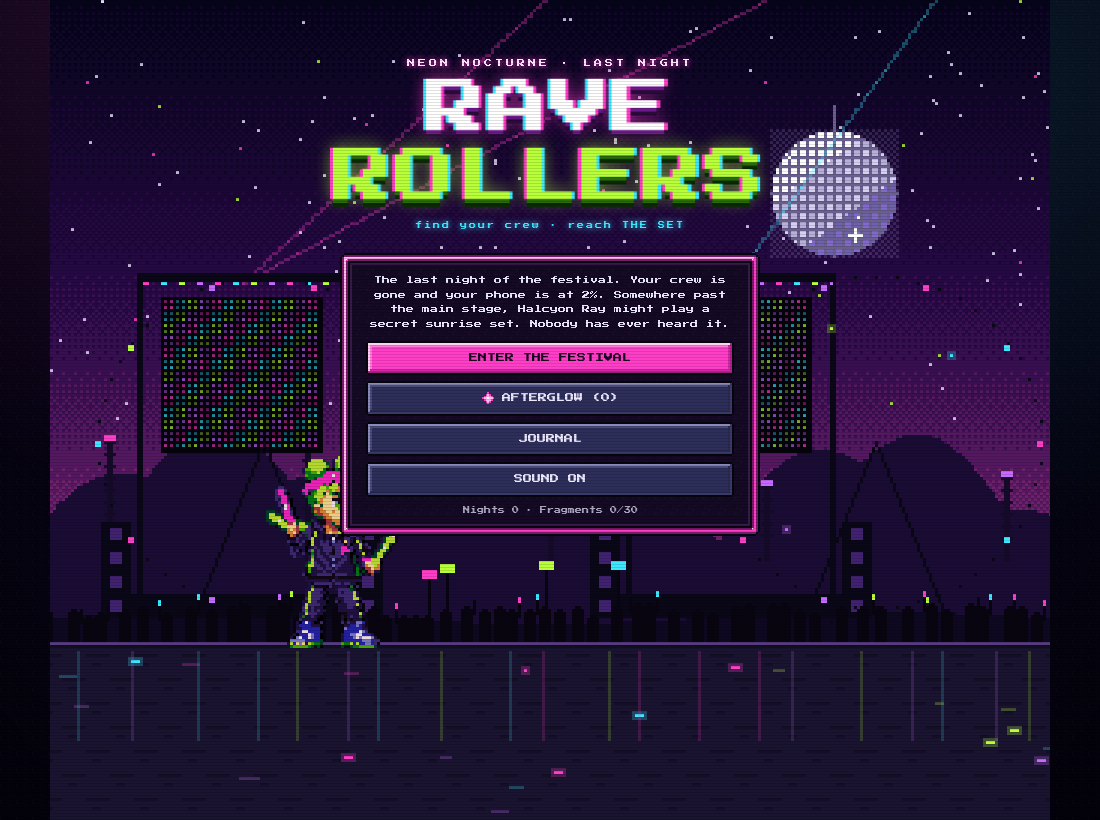
#> input picture shots/01-title.png, 1100 x 820 px
$ python hero_crops.py ../shots/01-title.png ../shots/02-hero-select.png
#> lines starting #> are read from the running program, lines starting #| are printed output that depends on the picture; after the words box and inside, x2 and y2 are one past the last pixel; in counts of white or black regions, pixels touching at a corner belong together
"""Step 1: segment refs/target-heroes.jpg into 12 clean per-cell cutouts (RGBA, bg removed).
Rows are found by background gaps; within a row each connected component is assigned to the cell
holding its centroid, so props that cross the third-lines (glowsticks, arrow, fan) don't bleed."""
import sys, json, numpy as np
from PIL import Image
from scipy import ndimage as nd
BG = np.array([6, 3, 21])
def crops(path):
#> called with path = '../shots/01-title.png'
    a = np.asarray(Image.open(path).convert('RGB')).astype(int)
    m = np.abs(a - BG).sum(2) > 40
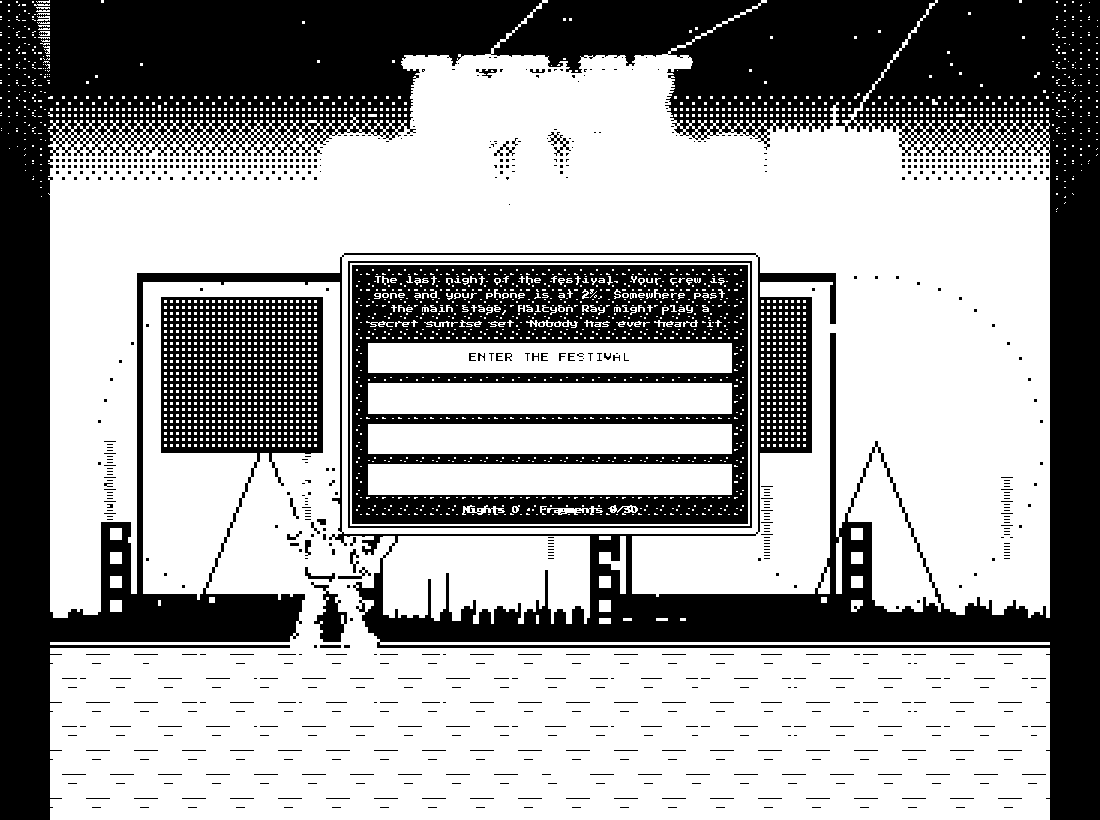
#> m: shape (820, 1100) bool; 62.8% white; 875 black regions (731 under 20 px), largest, box (x1, y1, x2, y2) and area: (0, 0, 1100, 820) 271091, (352, 265, 748, 524) 50827, (348, 261, 752, 528) 2668
    m = nd.binary_opening(m, iterations=1)
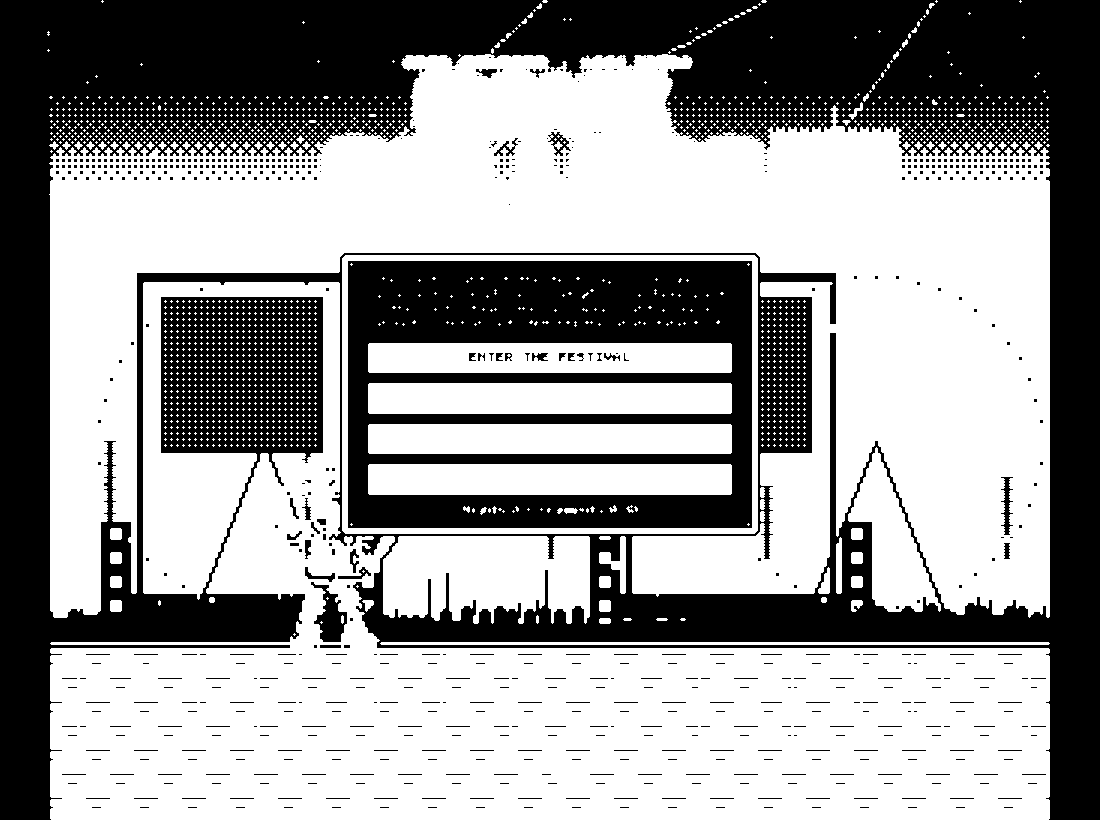
#> m: shape (820, 1100) bool; 60.6% white; 682 black regions (537 under 20 px), largest, box (x1, y1, x2, y2) and area: (0, 0, 1100, 820) 282541, (348, 261, 752, 528) 62481, (311, 582, 347, 642) 1036
    rows = m.sum(1) > 2
    bands, y = [], 0
    while y < len(rows):
        if rows[y]:
            s = y
            while y < len(rows) and rows[y]: y += 1
            if y - s > 100: bands.append((s, y))
        y += 1
#> this loop made 1 pass
#> (s, y) on pass 1: (0, 821)
#> after the loop, bands = [(0, 820)]; y = 821
#> (the run stopped early here; a loop or call above may not have finished)

$ run again, on shots/04-map.png
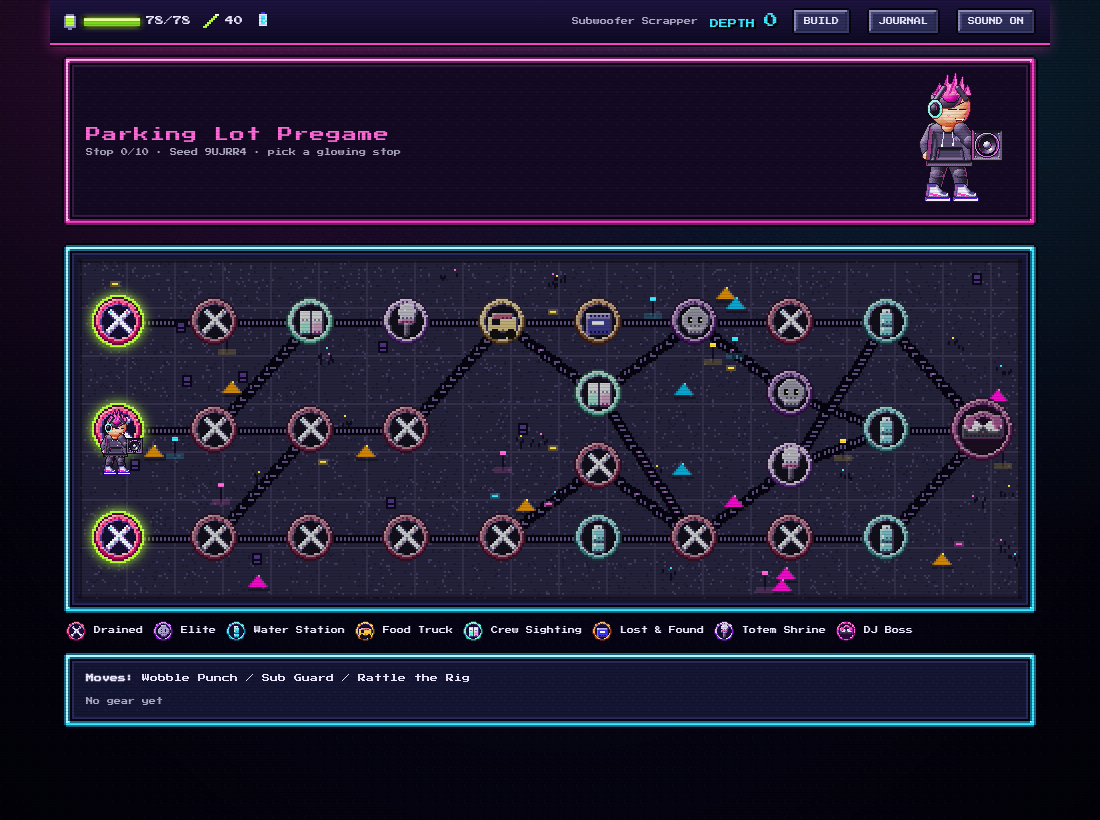
#> input picture shots/04-map.png, 1100 x 820 px
#> in crops, `m = np.abs(a - BG).sum(2) > 40`:
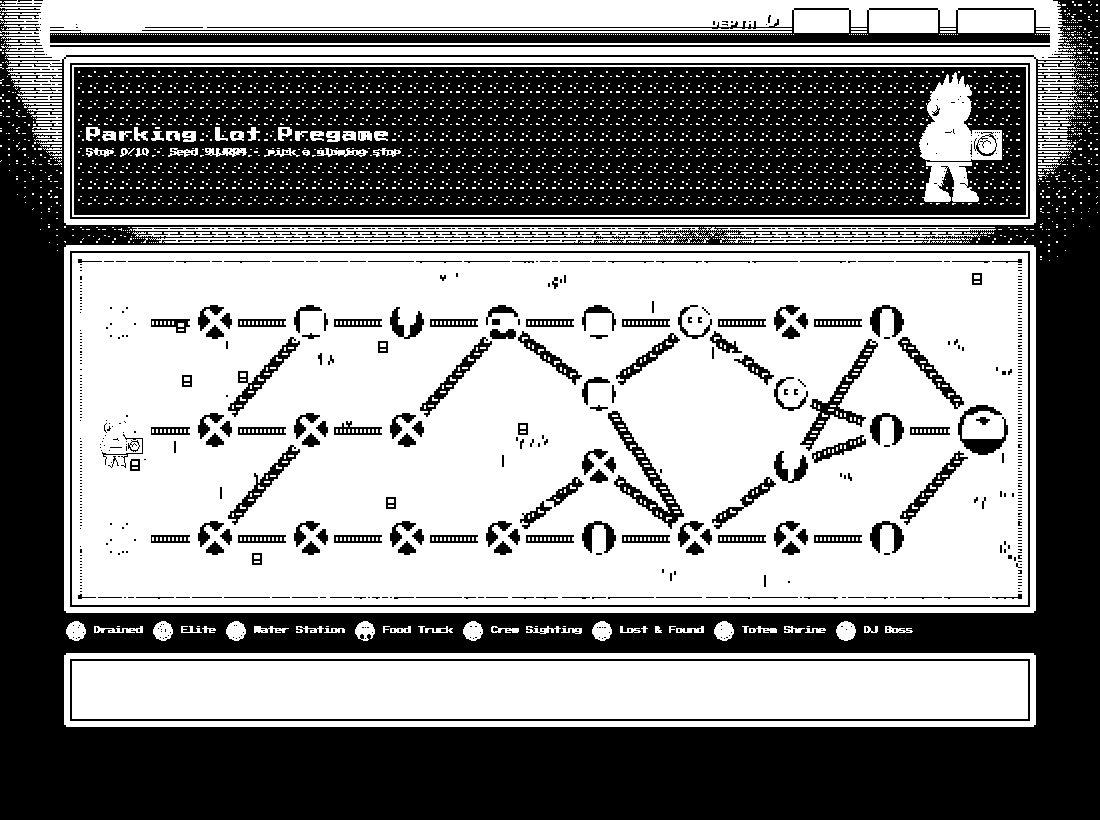
#> m: shape (820, 1100) bool; 53.8% white; 816 black regions (637 under 20 px), largest, box (x1, y1, x2, y2) and area: (0, 0, 1100, 820) 230125, (74, 67, 1026, 215) 123444, (50, 8, 1050, 43) 11716
#> in crops, `m = nd.binary_opening(m, iterations=1)`:
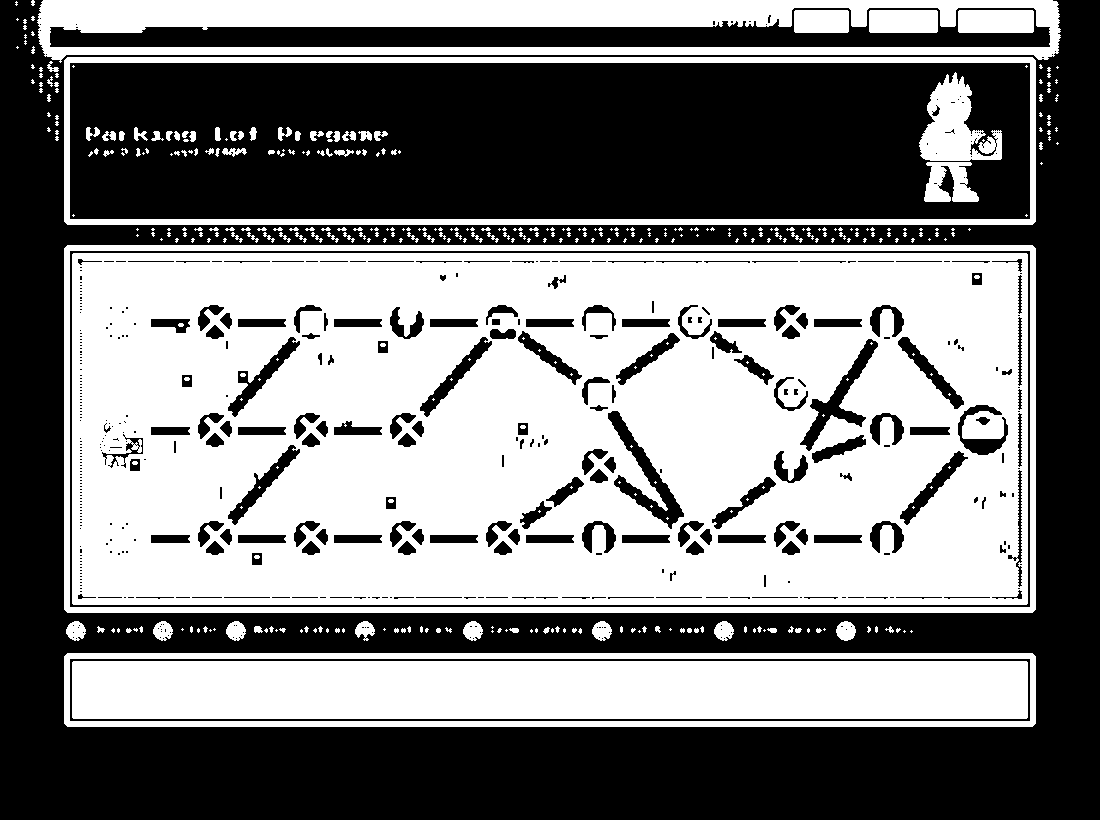
#> m: shape (820, 1100) bool; 49.5% white; 410 white regions (289 under 20 px), largest, box (x1, y1, x2, y2) and area: (72, 253, 1028, 605) 297371, (72, 661, 1028, 719) 55444, (37, 0, 1061, 63) 32447
#> the loop in crops, `while y < len(rows):` made 118 passes
#> (s, y) on passes 1, 3, 4, 6, 14, 26: (0, 226), (227, 232), (232, 244), (245, 614), (621, 642), (653, 728)
#> after the loop in crops, `while y < len(rows):`: bands = [(0, 225), (245, 613)]; y = 820
